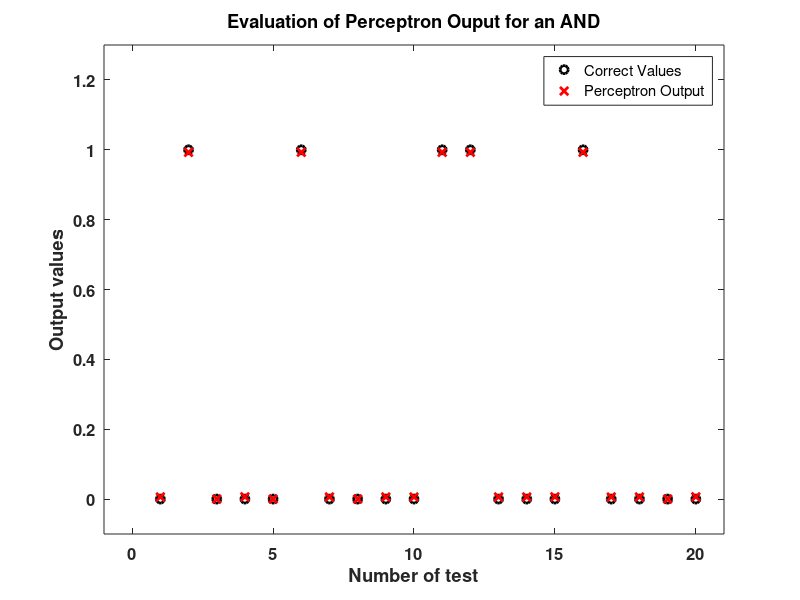

This chart was generated by the following MATLAB code:
function myperceptron_AND_53384654
% Funcion principal que realiza las funciones de
 %1) Creación de las variables para el banco de entrenamiento y banco de
    %validación
 %2) Creación de la red neuronal (perceptron)
 %3) Entrenamiento de la red neuronal con el set de valores del banco de
    %entrenamiento
 %4) Validación de la red con el banco de validación.
 %5) Calculo y representación del error cometido.
    
%%%%%%%%%%%%%%%%%%%%%%%%%%%%%%%%%%%%%%%%%%%%%%%%%%%%%%%%%%%%%%%%%
%Creamos entradas y salidas de entrenamiento para una funcion AND
%%%%%%%%%%%%%%%%%%%%%%%%%%%%%%%%%%%%%%%%%%%%%%%%%%%%%%%%%%%%%%%
% Inicializamos las variables E1, E2 y SE ideales para entrenamiento
muestras_train = 5000;
E1 = round(rand(muestras_train,1));
E2 = round(rand(muestras_train,1));
SE = double(and(E1,E2));
%%%%%%%%%%%%%%%%%%%%%%%%%%%%%%%%%%%%%%%%%%%%%%%%%%%%%%%%%%%%%%%%%
%%%% Creamos entradas y salidas de validacion E1V, E2V, SEV para test
%%%%%%%%%%%%%%%%%%%%%%%%%%%%%%%%%%%%%%%%%%%%%%%%%%%%%%%%%%%%%%%%%
muestras_val = 20;
E1V = round(rand(muestras_val,1));
E2V = round(rand(muestras_val,1));
SEV = double(and(E1V,E2V));
%%%%%%%%%%%%%%%%%%%%%%%%%%%%%%%%%%%%%%%%%%%%%%%%%%%%%%%%%%%%%%%%%
% Inicializamos un perceptron para 2 entradas %%%
%%%%%%%%%%%%%%%%%%%%%%%%%%%%%%%%%%%%%%%%%%%%%%%%%%%%%%%%%%%%%%%%%
myperceptron=initialize_perceptron(2);

%%%%%%%%%%%%%%%%%%%%%%%%%%%%%%%%%%%%%%%%%%%%%%%%%%%%%%%%%%%%%%%%%
% Entrenamos el perceptron para un LR, por defecto 0.7
%%%%%%%%%%%%%%%%%%%%%%%%%%%%%%%%%%%%%%%%%%%%%%%%%%%%%%%%%%%%%%%%%
LR=0.7;
myperceptronT=train_perceptron(myperceptron,LR,[E1 E2],SE);

%%%%%%%%%%%%%%%%%%%%%%%%%%%%%%%%%%%%%%%%%%%%%%%%%%%%%%%%%%%%%%%%%
% Evaluamos el perceptron
%%%%%%%%%%%%%%%%%%%%%%%%%%%%%%%%%%%%%%%%%%%%%%%%%%%%%%%%%%%%%%%%%
S_est=useperceptron(myperceptronT,[E1V E2V]);

%%%%%%%%%%%%%%%%%%%%%%%%%%%%%%%%%%%%%%%%%%%%%%%%%%%%%%%%%%%%%%%%%
%Calculamos y representamos el error cometido
%%%%%%%%%%%%%%%%%%%%%%%%%%%%%%%%%%%%%%%%%%%%%%%%%%%%%%%%%%%%%%%%%
error=mean(abs(SEV-S_est));
 
close all
figure,
plot(SEV,'ok','LineWidth',2),hold on
plot(S_est,'xr','LineWidth',2)
%set(gcf,'FontWeight','bold')
set(gca,'FontSize',12) %# Fix font size of the text in the current axes 
set(gca,'FontWeight','bold')  %# Fix Bold text in the current axes 
xlabel('Number of test','FontWeight','bold')
ylabel('Output values','FontWeight','bold')
axis([-1 length(SEV)+1 -0.1 1.3])
legend('Correct Values','Perceptron Output')
title('Evaluation of Perceptron Ouput for an AND','FontWeight','bold')
 
function [myperceptron]=initialize_perceptron(n_inputs)
%function [myperceptron]=initialize_perceptron(n_inputs)
%funcion que inicializa un perceptron y le asigna pesos aleatorios Esta función crea e inicializa la estructura myperceptron.weights donde se guardan los pesos del perceptron. Los valores de los pesos iniciales deben ser números aleatorios entre -1 y 1.
% INPUTS:
    % n_inputs: numero de entradas al perceptron
% OUPUT:
      % myperceptron:  estructura con el perceptron 
          % myperceptron.bias:       %Bias del perceptron (e.g. 1)
          % myperceptron.weights:    %Pesos del perceptron
          
%Creamos el struct del perceptron
%n_inputs = 10;
myperceptron = struct;  

%Creamos el array de pesos
%inicializamos los pesos a aleatorios
myperceptron.weights = -1+2*rand(1,n_inputs+1);
myperceptron.bias = [1];
end
 
function [myperceptron]=train_perceptron(myperceptron,LR,input,output)
% function myperceptron=train_perceptron(myperceptron,LR,input,output)
% funcion que modifica los pesos del perceptron para que vaya aprendiendo a
% a partir de los valores de entrada que se le indican
% ESTE PERCEPTRON UTILIZA:
    % Funcion sigma SIGMOIDAL
    % Entrenamiento DELTA RULE
% INPUTS:
   % myperceptron:  estructura con el perceptron
           %myperceptron.bias:       %Bias del perceptron (e.g. 1)
           %myperceptron.weights:    %Pesos del perceptron 
   % LR: learning rate (e.g. 0.7)
   % input: matriz con valores de entrada de entrenamiento (e.g. [E1 E2])
   % output: vector con valores de salida de entrenamiento (e.g. [SE])
% OUPUT:
      % myperceptron:  estructura con el perceptron ya entrenado
          %myperceptron.bias:       %Bias del perceptron (e.g. 1)
          %myperceptron.weights:    %Pesos del perceptron ya entrenado
%and_training = and(E1,E2);
%and_validation = and(E1V,E2V);
%a = 1; %Parámetro "a" de la función sigmoidal

    for i=1:length(input(:,1))
        x = [myperceptron.bias input(i,:)]; %Creamos el vector de inputs
        producto = x.*myperceptron.weights;
        local_field = sum(producto); %Sumatorio del producto entre las entradas y los pesos
        y = 1/(1+exp(-local_field)); %Salida del perceptrón
        out_error = output(i)-y; %Definimos el error como la resta de la salida actual y la salida deseada
        myperceptron.weights = myperceptron.weights + (LR.*out_error.*x); %Actualizamos los pesos
    end
  
end
 
function [out]=useperceptron(myperceptron,input)
% function out=useperceptron(myperceptron,input)
% funcion que utiliza el perceptron para calcular las salidas a partir de
% las entradas de acuerdo con lo que haya aprendido el perceptron en la
% fase de entrenamiento
%a=1;
    for i=1:length(input(:,1))
        x = [myperceptron.bias input(i,:)]; %Creamos el vector de inputs
        local_field = sum(x.*myperceptron.weights); %Sumatorio del producto entre las entradas y los pesos
        out(i) = 1./(1+exp(-local_field)); %Salida del perceptrón 
    end


end


end